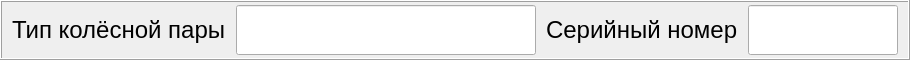
            <widget class="QFrame" name="geometry_test_title_frame">
             <property name="minimumSize">
              <size>
               <width>0</width>
               <height>60</height>
              </size>
             </property>
             <property name="maximumSize">
              <size>
               <width>16777215</width>
               <height>60</height>
              </size>
             </property>
             <property name="frameShape">
              <enum>QFrame::Box</enum>
             </property>
             <property name="frameShadow">
              <enum>QFrame::Raised</enum>
             </property>
             <layout class="QHBoxLayout" name="horizontalLayout_12">
              <property name="spacing">
               <number>10</number>
              </property>
              <property name="leftMargin">
               <number>10</number>
              </property>
              <property name="topMargin">
               <number>0</number>
              </property>
              <property name="rightMargin">
               <number>10</number>
              </property>
              <property name="bottomMargin">
               <number>0</number>
              </property>
              <item>
               <widget class="QLabel" name="label_15">
                <property name="font">
                 <font>
                  <family>Arial</family>
                  <pointsize>18</pointsize>
                 </font>
                </property>
                <property name="text">
                 <string>Тип колёсной пары</string>
                </property>
               </widget>
              </item>
              <item>
               <widget class="QLineEdit" name="geometry_test_title_lineEdit">
                <property name="minimumSize">
                 <size>
                  <width>300</width>
                  <height>50</height>
                 </size>
                </property>
                <property name="font">
                 <font>
                  <family>Arial</family>
                  <pointsize>24</pointsize>
                 </font>
                </property>
                <property name="readOnly">
                 <bool>true</bool>
                </property>
               </widget>
              </item>
              <item>
               <widget class="QLabel" name="label_16">
                <property name="font">
                 <font>
                  <family>Arial</family>
                  <pointsize>18</pointsize>
                 </font>
                </property>
                <property name="text">
                 <string>Серийный номер</string>
                </property>
               </widget>
              </item>
              <item>
               <widget class="QLineEdit" name="geometry_test_serial_lineEdit">
                <property name="minimumSize">
                 <size>
                  <width>150</width>
                  <height>50</height>
                 </size>
                </property>
                <property name="maximumSize">
                 <size>
                  <width>150</width>
                  <height>16777215</height>
                 </size>
                </property>
                <property name="font">
                 <font>
                  <family>Arial</family>
                  <pointsize>24</pointsize>
                 </font>
                </property>
                <property name="text">
                 <string/>
                </property>
                <property name="alignment">
                 <set>Qt::AlignCenter</set>
                </property>
                <property name="readOnly">
                 <bool>true</bool>
                </property>
               </widget>
              </item>
             </layout>
            </widget>
